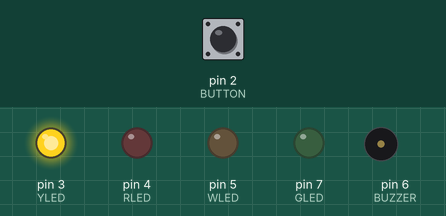
Bench run of a sketch on a simulated Arduino Uno, built with avr-gcc and run on an emulated ATmega328P. Shown: output pins drawn as LEDs (lit = HIGH), buzzer (waves = sounding, pin HIGH). The inputs (shaded band) are chosen by the test bench; at power-on: pin 2 (BUTTON) LOW.

Above: at 1.2 s.
1.3 s: pin 2 (BUTTON) pulled HIGH for 0.15 s
At 2.8 s:
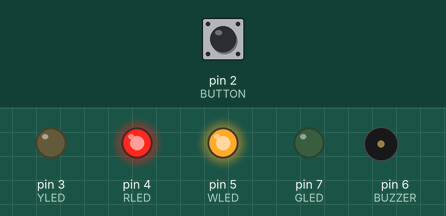
At 3.7 s:
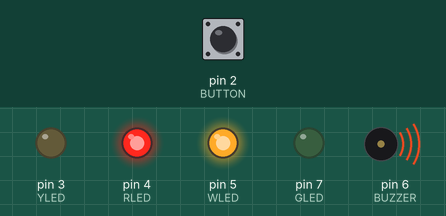
Timing chart, 0 to 10.4 s (numbered marks = the images above; inputs shaded):
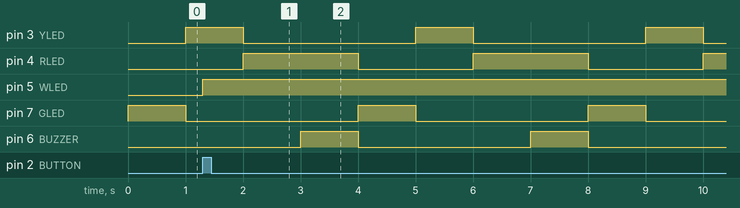

Measured:
- after the input at 1.3 s, pin 5 (WLED): LOW → HIGH at once
- by itself, pin 3 (YLED), pin 7 (GLED), pin 6 (BUZZER): alternates HIGH for 1.0 s and LOW for 3.0 s
- by itself, pin 4 (RLED): alternates HIGH for 2.0 s and LOW for 2.0 s

The sketch:

project1_ARD.ino
```cpp
char GLED   = 7;
char YLED   = 3;
char RLED   = 4;
char WLED   = 5;
char BUZZER = 6;
char BUTTON = 2;
void OPEN_LED(void);
void setup() {
 pinMode(RLED,OUTPUT);  // put your setup code here, to run once:
 pinMode(YLED,OUTPUT);
 pinMode(GLED,OUTPUT);
 pinMode(WLED,OUTPUT);
 pinMode(BUZZER,OUTPUT);
 pinMode(BUTTON,INPUT);
 attachInterrupt(digitalPinToInterrupt(BUTTON),OPEN_LED,RISING);
}

void loop() {
 digitalWrite(GLED,HIGH);
 digitalWrite(RLED,LOW);// put your main code here, to run repeatedly:
 delay(1000);
 digitalWrite(YLED,HIGH);
 digitalWrite(GLED,LOW);// put your main code here, to run repeatedly:
 delay(1000);
 digitalWrite(RLED,HIGH);
 digitalWrite(YLED,LOW);// put your main code here, to run repeatedly:
 delay(1000);

digitalWrite(BUZZER,HIGH);
  delay(1000);
  digitalWrite(BUZZER,LOW);
}

void OPEN_LED(void)
{
    digitalWrite(WLED,HIGH);
    delayMicroseconds(100000);

  }
```
